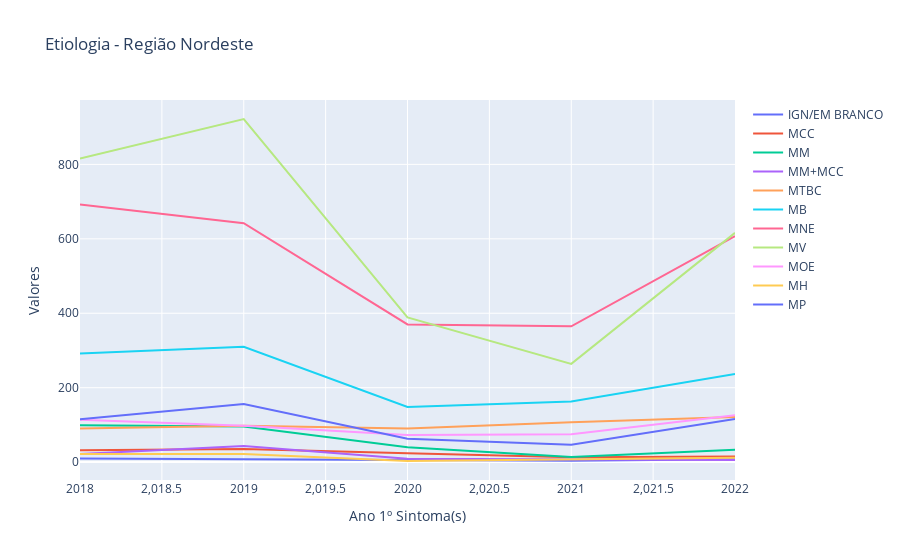

The notebook cell this image was saved under:
### Code cell
import plotly.graph_objects as go
import pandas as pd

# Dados da tabela
data = {'Ano 1º Sintoma(s)': [2018, 2019, 2020, 2021, 2022],
                    'IGN/EM BRANCO': [10, 8, 4, 4, 8],
                    'MCC': [32, 35, 24, 13, 15],
                    'MM': [99, 96, 40, 14, 33],
                    'MM+MCC': [22, 43, 9, 7, 6],
                    'MTBC': [90, 98, 90, 107, 121],
                    'MB': [292, 310, 148, 163, 237],
                    'MNE': [692, 642, 370, 365, 607],
                    'MV': [816, 922, 389, 264, 616],
                    'MOE': [114, 98, 73, 75, 126],
                    'MH': [22, 22, 3, 8, 12],
                    'MP': [115, 156, 63, 47, 116]
    
}

etiologia_nd = pd.DataFrame(data)

# Criação do gráfico interativo
fig = go.Figure()

# Adição das linhas no gráfico
for column in etiologia_nd.columns:
    if column != 'Ano 1º Sintoma(s)':
        fig.add_trace(go.Scatter(x=etiologia_nd['Ano 1º Sintoma(s)'], y=etiologia_nd[column], mode='lines', name=column))

# Configurações do layout
fig.update_layout(
    title='Etiologia - Região Nordeste',
    xaxis=dict(title='Ano 1º Sintoma(s)'),
    yaxis=dict(title='Valores'),
    hovermode='x'
)

# Exibição do gráfico
fig.show()

### Figure 1 — Plotly figure (JSON) as saved in the notebook; plotly's stock layout.template omitted (floating-point values rounded to 4 significant figures)
{"data": [{"mode": "lines", "name": "IGN/EM BRANCO", "type": "scatter", "x": [2018, 2019, 2020, 2021, 2022], "y": [10, 8, 4, 4, 8]}, {"mode": "lines", "name": "MCC", "type": "scatter", "x": [2018, 2019, 2020, 2021, 2022], "y": [32, 35, 24, 13, 15]}, {"mode": "lines", "name": "MM", "type": "scatter", "x": [2018, 2019, 2020, 2021, 2022], "y": [99, 96, 40, 14, 33]}, {"mode": "lines", "name": "MM+MCC", "type": "scatter", "x": [2018, 2019, 2020, 2021, 2022], "y": [22, 43, 9, 7, 6]}, {"mode": "lines", "name": "MTBC", "type": "scatter", "x": [2018, 2019, 2020, 2021, 2022], "y": [90, 98, 90, 107, 121]}, {"mode": "lines", "name": "MB", "type": "scatter", "x": [2018, 2019, 2020, 2021, 2022], "y": [292, 310, 148, 163, 237]}, {"mode": "lines", "name": "MNE", "type": "scatter", "x": [2018, 2019, 2020, 2021, 2022], "y": [692, 642, 370, 365, 607]}, {"mode": "lines", "name": "MV", "type": "scatter", "x": [2018, 2019, 2020, 2021, 2022], "y": [816, 922, 389, 264, 616]}, {"mode": "lines", "name": "MOE", "type": "scatter", "x": [2018, 2019, 2020, 2021, 2022], "y": [114, 98, 73, 75, 126]}, {"mode": "lines", "name": "MH", "type": "scatter", "x": [2018, 2019, 2020, 2021, 2022], "y": [22, 22, 3, 8, 12]}, {"mode": "lines", "name": "MP", "type": "scatter", "x": [2018, 2019, 2020, 2021, 2022], "y": [115, 156, 63, 47, 116]}], "layout": {"hovermode": "x", "title": {"text": "Etiologia - Região Nordeste"}, "xaxis": {"title": {"text": "Ano 1º Sintoma(s)"}}, "yaxis": {"title": {"text": "Valores"}}}}
